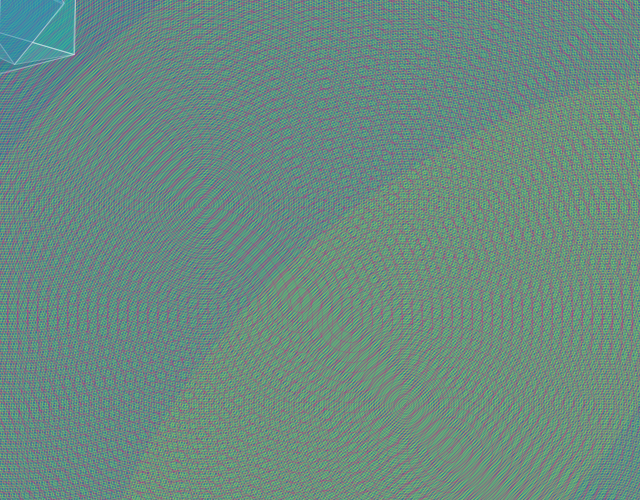
Frame 1 (no input)
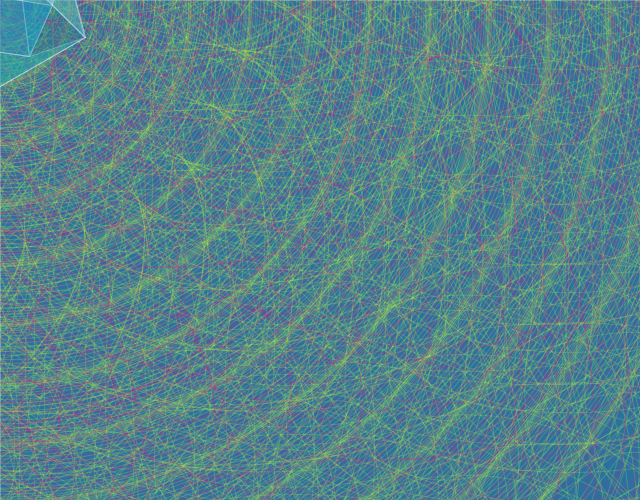
Frame 60 (the mouse pressed at the canvas centre just before this capture)
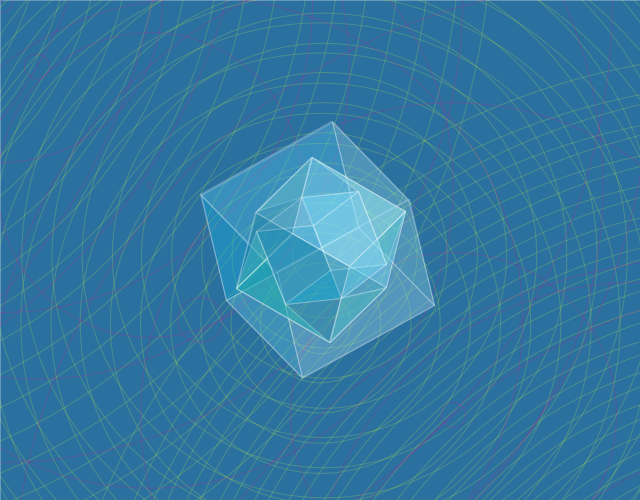
Frame 120 (the mouse held since frame 60 and released just before this capture)

The Processing sketch that drew these frames (run headless with seeded random() and noise(); from frame 60 on, the mouse is pressed at the canvas centre):

// Processing sketch: processing_72729
// ── processing_72729.pde

//start program
void setup() {
  size(640, 500);
  background (0);
  smooth();
  noStroke();
  strokeJoin(ROUND);
  frameRate(20);
}

//move object and rotate
void draw() {
  
  //rectangle fill overlays with background and is redrawn everytime
  fill (43, 113, 160);
  //hide object trace that follows with neverending rectangle redrawn
  rect (0, 0, 640, 500);
  
  //open first effect (moving background lines)
  pushMatrix();
  
  //BACKGROUND LINES PERSPECTIVE
  noFill ();
  stroke (204, 255, 51, 50);
  for (int e = 5; e < 1500; e += 5) {
    for (int d = 5; d < 1000; d += 200) {
      translate(mouseX, mouseY);
      rotate(radians(frameCount/20));
      ellipse (d, d, e, e);
    }
  }

  noFill ();
  stroke (235, 0, 139, 50);
  for (int e = 5; e < 1500; e += 20) {
    for (int d = 0; d < 500; d += 150) {
      translate(mouseX, mouseY);
      rotate(radians(frameCount/20));
      ellipse (d, d, e, e);
    }
  }

  noFill ();
  stroke (235, 0, 139, 50);
  for (int e = 5; e < 1500; e += 20) {
    for (int d = 200; d < 500; d += 150) {
      translate(mouseX, mouseY);
      rotate(radians(frameCount/20));
      ellipse (d, 320, e, e);
    }
  }
  
  //close first effect
  popMatrix();
  
  
  //open second effect (moving tesseract)
  pushMatrix();
  
  //tesseract has no stroke
  stroke (255, 255, 255, 70);
 
  //track where the mouse is...
  translate(mouseX, mouseY);
  //and move object according to that
  rotate(radians(frameCount));

  //variables to relocate object to (0,0)
  float left = 110.139;
  float up = 200.847;
  int moveleft = 170;
  int moveright = 170;
  int moveup = 170;
  int movedown = 170;
  
  //upon mouseclick tesseract explodes
  if (mousePressed == true) {
    
    //open third effect cube around tesseract
    pushMatrix(); 
    rotate(radians(frameCount*-2));
   
   //START CUBE around Tesseract
   fill(23, 209, 255, 50);
   quad (0, 44.394, 104.114, 75.074, 106.988, -75.376, 2.875, -106.06);
   fill(185, 241, 255, 50);
   quad (-104.908, 71.069, 0.303, 44.388, 3.178, -106.063, -102.032, -79.382);
   fill(139, 232, 235, 50);
   quad(-1.166, 102.036, 104.67, 75.074, 0.303, 44.388, -105.281, 71.354);
   fill(190, 241, 255, 30);
   quad (-104.988, 71.727, -0.875, 102.407, 2, -48.043, -102.113, -78.726);
   fill(185, 241, 255, 30);
   quad (0, 101.069, 105.211, 74.388, 108.086, -76.063, 2.875, -49.382);
   fill(0, 184, 230, 30);
   quad (2.069, -47.948, 107.544, -75.376, 3.178, -106.063,-102.046, -78.627);
   
   
   
  //close third effect
  popMatrix();
  }
  //when mouse is not pressed tesseract continues
  
  
  //START TESSERACT
  fill (14, 117, 143, 50);
  quad (109.815 -left, 233.224 -up, 185.253 -left, 253.896 -up, 185.253 -left, 145.454 -up, 109.815 -left, 124.781 -up);
  //START INSIDE CUBE
  fill (139, 232, 255, 50);
  quad (34.195 -left, 253.896 -up, 109.634 -left, 233.224 -up, 109.634 -left, 124.781 -up, 34.195 -left, 145.454 -up);
  fill (116, 132, 161, 50);
  quad (73.624 -left, 242.761 -up, 125.442 -left, 264.943 -up, 174.089 -left, 203.785 -up, 122.27 -left, 181.604 -up);
  fill (116, 227, 255, 50);
  quad (73.522 -left, 242.68 -up, 122.168 -left, 181.521 -up, 88.896 -left, 136.022 -up, 40.251 -left, 197.18 -up);
  fill (0, 184, 230, 50);
  quad (122.168 -left, 181.521 -up, 174.331 -left, 203.478 -up, 140.958 -left, 157.897 -up, 88.896 -left, 136.022 -up);
  fill (139, 232, 255, 50);
  quad (73.522 -left, 242.372 -up, 125.687 -left, 264.635 -up, 92.313 -left, 219.055 -up, 40.251 -left, 196.873 -up);
  fill (185, 241, 255, 50);
  quad (40.495 -left, 196.873 -up, 92.313 -left, 219.055 -up, 140.958 -left, 157.897 -up, 89.14 -left, 135.715 -up);
  fill (23, 209, 255, 50);
  quad (92.416 -left, 219.136 -up, 125.687 -left, 264.635 -up, 174.331 -left, 203.478 -up, 141.062 -left, 157.979 -up);
  //END OF INSIDE CUBE
  //START DIVISIONS REFLECTIONS
  fill (162, 255, 232, 50);
  triangle (34.195 -left, 253.896 -up, 108.642 -left, 274.842 -up, 73.624 -left, 243.092 -up);
  fill (162, 236, 255, 50);
  quad (34.195 -left, 254.441 -up, 109.634 -left, 275.114 -up, 109.634 -left, 166.671 -up, 34.195 -left, 145.998 -up);
  fill (14, 117, 143, 50);
  quad (34.195 -left, 254.441 -up, 109.634 -left, 274.842 -up, 185.253 -left, 254.168 -up, 109.634 -left, 232.952 -up);
  fill (16, 132, 161, 50);
  quad (109.815 -left, 275.114 -up, 185.253 -left, 254.441 -up, 185.253 -left, 145.998 -up, 109.815 -left, 166.671 -up);
  fill (125, 255, 223, 50);
  triangle (125.687 -left, 264.635 -up, 184.758 -left, 253.896 -up, 143.642 -left, 242.286 -up);
  fill (51, 255, 204, 50);
  quad (143.642 -left, 242.286 -up, 184.758 -left, 253.896 -up, 185.302 -left, 145.998 -up, 174.105 -left, 203.565 -up);
  fill (61, 192, 160, 50);
  triangle (110.312 -left, 124.96 -up, 140.977 -left, 158.343 -up, 184.758 -left, 145.906 -up);
  fill (181, 255, 236, 50);
  quad (34.195 -left, 253.896 -up, 40.495 -left, 196.873 -up, 72.592 -left, 156.52 -up, 34.195 -left, 145.998 -up);
  fill (61, 192, 160, 50);
  triangle (34.195 -left, 145.454 -up, 72.592 -left, 156.52 -up, 88.896 -left, 136.022 -up);
  line (109.815 -left, 124.781 -up, 141.062 -left, 157.979 -up);
  fill (116, 227, 255, 50);
  quad (34.195 -left, 145.998 -up, 109.634 -left, 166.671 -up, 185.253 -left, 145.998 -up, 109.634 -left, 124.781 -up);
  //FINISH TESSERACT








  //close second effect
  popMatrix();
}
